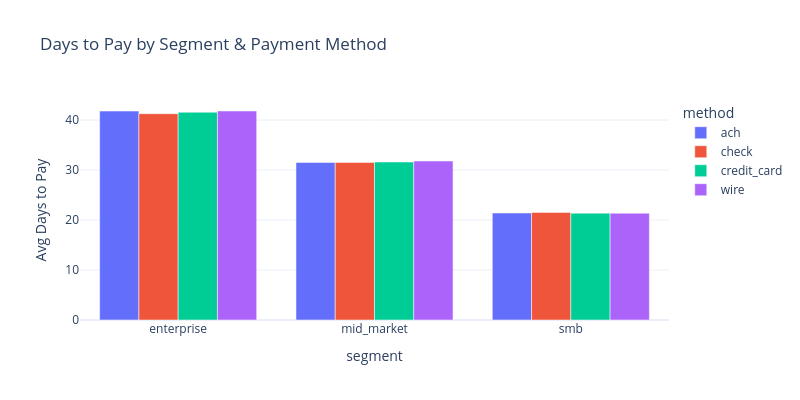

This figure's notebook cell:
### Markdown cell above
## 4. Segment Payment Behavior

### Code cell
# ── Payment behavior by segment ──
seg = q("""
    SELECT c.segment, p.method,
           AVG(p.days_to_pay) as avg_days,
           ROUND(AVG(p.is_late) * 100, 1) as late_pct,
           COUNT(*) as payments
    FROM v_payments_clean p
    JOIN invoices i ON p.invoice_id = i.invoice_id
    JOIN v_customers_clean c ON i.customer_id = c.customer_id
    GROUP BY c.segment, p.method ORDER BY c.segment
""")

fig = px.bar(seg, x="segment", y="avg_days", color="method", barmode="group",
             title="Days to Pay by Segment & Payment Method",
             labels={"avg_days": "Avg Days to Pay"})
fig.update_layout(height=400, width=800)
fig.show()

seg_summary = q("""
    SELECT c.segment, AVG(p.days_to_pay) as avg_days,
           ROUND(AVG(p.is_late) * 100, 1) as late_pct
    FROM v_payments_clean p
    JOIN invoices i ON p.invoice_id = i.invoice_id
    JOIN v_customers_clean c ON i.customer_id = c.customer_id
    GROUP BY c.segment
""")
print("\nPayment terms vs actual:")
terms = {"enterprise": 60, "mid_market": 45, "smb": 30}
for _, r in seg_summary.iterrows():
    term = terms.get(r.segment, "?")
    print(f"  {r.segment}: {r.avg_days:.1f} avg days (terms: Net {term}) | {r.late_pct}% late")

### Figure 1 — Plotly figure (JSON) as saved in the notebook; plotly's stock layout.template omitted (floating-point values rounded to 4 significant figures)
{"data": [{"alignmentgroup": "True", "hovertemplate": "method=ach<br>segment=%{x}<br>Avg Days to Pay=%{y}<extra></extra>", "legendgroup": "ach", "marker": {"color": "#636efa", "pattern": {"shape": ""}}, "name": "ach", "offsetgroup": "ach", "orientation": "v", "showlegend": true, "textposition": "auto", "type": "bar", "x": ["enterprise", "mid_market", "smb"], "xaxis": "x", "y": [41.8, 31.52, 21.41], "yaxis": "y"}, {"alignmentgroup": "True", "hovertemplate": "method=check<br>segment=%{x}<br>Avg Days to Pay=%{y}<extra></extra>", "legendgroup": "check", "marker": {"color": "#EF553B", "pattern": {"shape": ""}}, "name": "check", "offsetgroup": "check", "orientation": "v", "showlegend": true, "textposition": "auto", "type": "bar", "x": ["enterprise", "mid_market", "smb"], "xaxis": "x", "y": [41.28, 31.52, 21.52], "yaxis": "y"}, {"alignmentgroup": "True", "hovertemplate": "method=credit_card<br>segment=%{x}<br>Avg Days to Pay=%{y}<extra></extra>", "legendgroup": "credit_card", "marker": {"color": "#00cc96", "pattern": {"shape": ""}}, "name": "credit_card", "offsetgroup": "credit_card", "orientation": "v", "showlegend": true, "textposition": "auto", "type": "bar", "x": ["enterprise", "mid_market", "smb"], "xaxis": "x", "y": [41.56, 31.61, 21.38], "yaxis": "y"}, {"alignmentgroup": "True", "hovertemplate": "method=wire<br>segment=%{x}<br>Avg Days to Pay=%{y}<extra></extra>", "legendgroup": "wire", "marker": {"color": "#ab63fa", "pattern": {"shape": ""}}, "name": "wire", "offsetgroup": "wire", "orientation": "v", "showlegend": true, "textposition": "auto", "type": "bar", "x": ["enterprise", "mid_market", "smb"], "xaxis": "x", "y": [41.81, 31.81, 21.37], "yaxis": "y"}], "layout": {"barmode": "group", "height": 400, "legend": {"title": {"text": "method"}, "tracegroupgap": 0}, "title": {"text": "Days to Pay by Segment & Payment Method"}, "width": 800, "xaxis": {"anchor": "y", "domain": [0, 1], "title": {"text": "segment"}}, "yaxis": {"anchor": "x", "domain": [0, 1], "title": {"text": "Avg Days to Pay"}}}}
